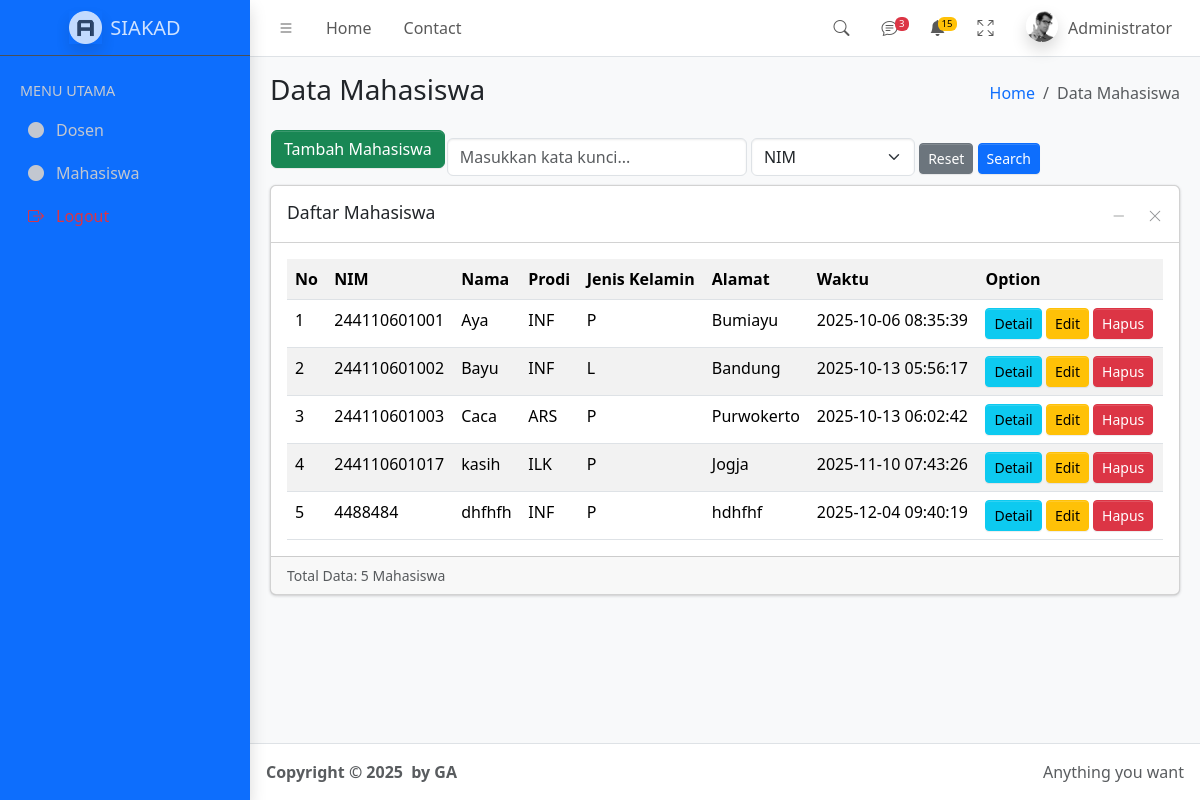
Screenshot of /admin/?p=mahasiswa (signed in) with the database file from the repository.
### tables this page shows
CREATE TABLE `mhs` (
  `id` int NOT NULL,
  `nim` varchar(12) NOT NULL,
  `nama` varchar(50) NOT NULL,
  `jenis_kelamin` enum('L','P') NOT NULL,
  `alamat` text NOT NULL,
  `prodi` int NOT NULL,
  `waktu` datetime NOT NULL
);

### admin/mahasiswa.php (the view, shortened to what this page needs)
<?php
require_once "../config.php";
$keywoard = isset($_POST['keywoard']) ? $_POST['keywoard'] : '';
$category = isset($_POST['category']) ? $_POST['category'] : '';
if (empty($keywoard)) {
  $n = 0;
  $data = $konek->query("SELECT * FROM mhs ORDER BY nim LIMIT 5");
}
?>
<main class="app-main">
  <div class="app-content-header">
    <div class="container-fluid">
      <div class="row">
        <div class="col-sm-6"><h3 class="mb-0">Data Mahasiswa</h3></div>
        <div class="col-sm-6">
          <ol class="breadcrumb float-sm-end">
            <li class="breadcrumb-item"><a href="#">Home</a></li>
            <li class="breadcrumb-item active" aria-current="page">Data Mahasiswa</li>
          </ol>
        </div>
      </div>
    </div>
  </div>
  <div class="app-content">
    <div class="container-fluid">
      <div class="row">
        <div class="col-12">
          <table>
            <tr>
              <td><a href="./?p=add-mahasiswa" class="btn btn-success mb-3">Tambah Mahasiswa</a></td>
              <td>
                <form method="post" action="#" style="display:inline;">
                  <input type="text" name="keywoard" placeholder="Masukkan kata kunci..." class="form-control"
                         style="width:300px; display:inline;" value="<?= htmlspecialchars($keywoard) ?>"/>
                  <select name="category" class="form-select" style="width:auto; display:inline;">
                    <option value="1" <?php if($category==1) echo "selected"; ?>>NIM</option>
                  </select>
                  <input type="reset" name="reset" value="Reset" class="btn btn-secondary btn-sm"/>
                  <input type="submit" value="Search" class="btn btn-primary btn-sm"/>
                </form>
              </td>
            </tr>
          </table>
          <div class="card">
            <div class="card-header">
              <h3 class="card-title">Daftar Mahasiswa</h3>
              <div class="card-tools">
                <button type="button" class="btn btn-tool" data-lte-toggle="card-collapse">
                  <i data-lte-icon="collapse" class="bi bi-dash-lg"></i>
                </button>
                <button type="button" class="btn btn-tool" data-lte-toggle="card-remove" title="Remove">
                  <i class="bi bi-x-lg"></i>
                </button>
              </div>
            </div>
            <div class="card-body">
              <table class="table table-striped table-hover">
                <tr>
                  <th>No</th>
                  <th>NIM</th>
                  <th>Nama</th>
                  <th>Prodi</th>
                  <th>Jenis Kelamin</th>
                  <th>Alamat</th>
                  <th>Waktu</th>
                  <th>Option</th>
                </tr>
                <?php
                foreach ($data as $d) {
                  $n++;
                  if ($d['prodi'] == 1) {
                    $prodi = "INF";
                  } elseif ($d['prodi'] == 2) {
                    $prodi = "ARS";
                  } elseif ($d['prodi'] == 3) {
                    $prodi = "ILK";
                  } else {
                    $prodi = "-";
                  }
                  echo "
                    <tr>
                      <td>{$n}</td>
                      <td>{$d['nim']}</td>
                      <td>{$d['nama']}</td>
                      <td>{$prodi}</td>
                      <td>{$d['jenis_kelamin']}</td>
                      <td>{$d['alamat']}</td>
                      <td>{$d['waktu']}</td>
                      <td>
                        <a href='./?p=detail-mhs&id={$d['id']}' class='btn btn-sm btn-info'>Detail</a>
                        <a href='./?p=edit-mhs&id={$d['id']}' class='btn btn-sm btn-warning'>Edit</a>
                        <a href='./?p=hapus-mhs&id={$d['id']}' class='btn btn-sm btn-danger' onclick=\"return confirm('Yakin akan menghapus data ini?');\">Hapus</a>
                      </td>
                    </tr>
                  ";
                }
                ?>
              </table>
            </div>
            <div class="card-footer">
              <p class="text-muted small mb-0">Total Data: <?= $n; ?> Mahasiswa</p>
            </div>
          </div>
        </div>
      </div>
    </div>
  </div>
</main>

### rows the page displays
mhs: nim "244110601001", nama "Aya", prodi "INF", jenis_kelamin "P", alamat "Bumiayu", waktu "2025-10-06 08:35:39"
mhs: nim "244110601002", nama "Bayu", prodi "INF", jenis_kelamin "L", alamat "Bandung", waktu "2025-10-13 05:56:17"
mhs: nim "244110601003", nama "Caca", prodi "ARS", jenis_kelamin "P", alamat "Purwokerto", waktu "2025-10-13 06:02:42"
mhs: nim "244110601017", nama "kasih", prodi "ILK", jenis_kelamin "P", alamat "Jogja", waktu "2025-11-10 07:43:26"
mhs: nim "4488484", nama "dhfhfh", prodi "INF", jenis_kelamin "P", alamat "hdhfhf", waktu "2025-12-04 09:40:19"

### other values shown
$n "5"
